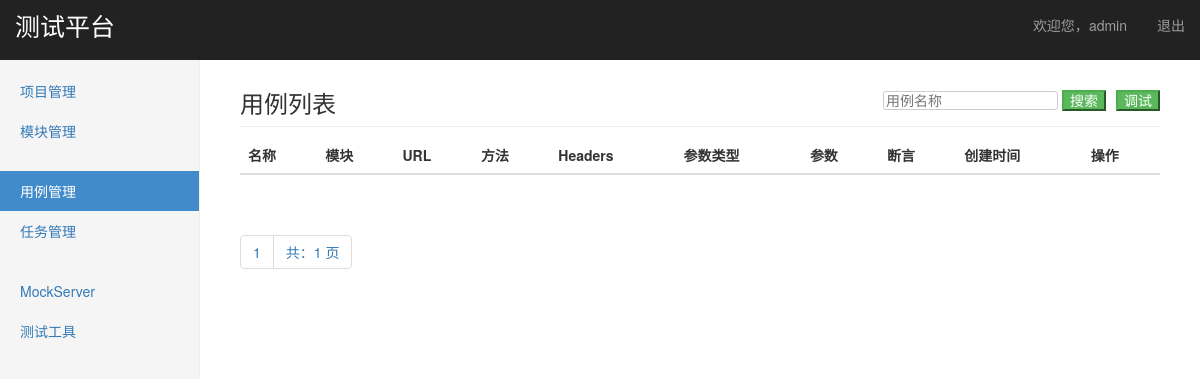
The page /interface/case_manage/ (signed in) on the database as committed earlier.
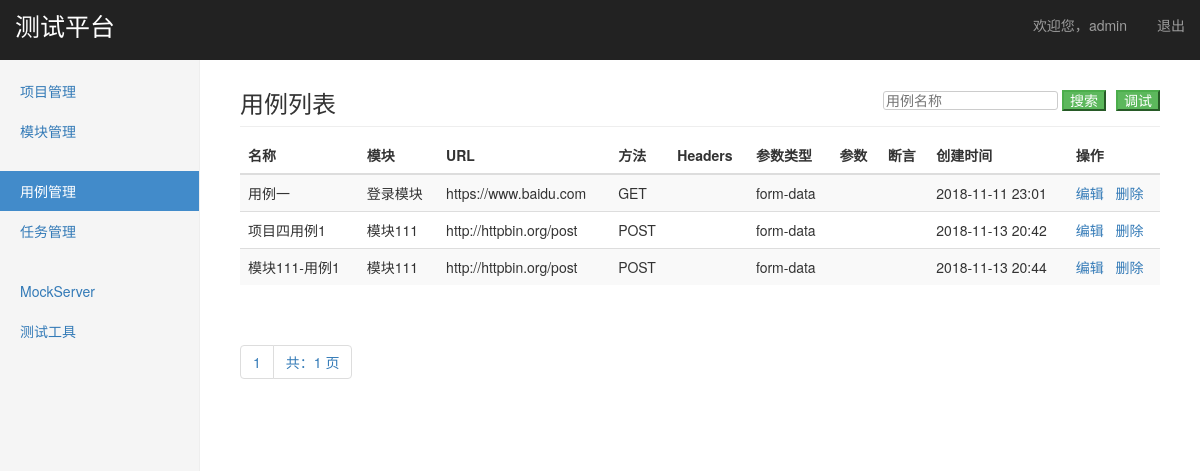
The same page on the database as committed later.
### interface_app/models.py (models this page shows, shortened)
class TestCase(models.Model):
    module = models.ForeignKey(Module, on_delete=models.CASCADE, verbose_name="模块")
    name = models.CharField("名称", max_length=100, default="", blank=False, null=False)
    url = models.TextField("URL", default="", blank=False, null=False)
    request_method = models.CharField("方法", max_length=10, default="GET", blank=False, null=False)
    request_headers = models.TextField("Headers", default="", blank=True, null=True)
    request_params_type = models.CharField("参数类型", max_length=10, default="form-data", blank=False, null=False)
    request_params = models.TextField("参数", default="", blank=True, null=True)
    response_assert = models.TextField("断言", default="", blank=True, null=True)
    create_time = models.DateTimeField("创建时间", auto_now_add=True)

### project_app/models.py (models this page shows)
class Module(models.Model):
    project = models.ForeignKey(Project, on_delete=models.CASCADE, verbose_name="项目")
    name = models.CharField("名称", max_length=100, default="", blank=False, null=False)
    description = models.TextField("描述", default="", blank=True, null=True)
    create_time = models.DateTimeField("创建时间", auto_now_add=True)
    def __str__(self):
        return self.name

### interface_app/case_views.py (the view)
# urls.py: path("case_manage/", case_views.case_manage),
@login_required
def case_manage(request):
    if request.method == "GET":
        case_all = TestCase.objects.all()
        paginator = Paginator(case_all, 3)
        page = request.GET.get("page")
        try:
            cases = paginator.page(page)
        except PageNotAnInteger:
            cases = paginator.page(1)
        except EmptyPage:
            cases = paginator.page(paginator.num_pages)
        return render(request, "case_manage.html", {
            "cases": cases,
            "type": "list"
        })
    else:
        return HttpResponse("404")

### templates/case_manage.html (shortened to what this page needs)
{% extends "base.html" %}
{% block content %}
    {% if type == "list" %}
        <div class="col-sm-9 col-sm-offset-3 col-md-10 col-md-offset-2 main">
            <h3 class="sub-header">用例列表
                <div style="overflow: hidden; float:right; font-size: 14px">
                    <form style="float: left; margin-right: 10px;" action="/interface/search_case/" method="get">
                        <input style="color: #999;border-radius:3px;border: 1px solid #ccc" type="text" name="keyword" placeholder="用例名称" />
                        <input type="submit" class="btn-success" value="搜索" />
                    </form>
                    <button style="float: right" class="btn-success" onclick="window.location.href='/interface/debug_case/'">调试</button>
                </div>
            </h3>
            <div class="table-responsive">
                <table class="table table-striped">
                    <thead>
                        <tr>
                            <th>名称</th>
                            <th>模块</th>
                            <th>URL</th>
                            <th>方法</th>
                            <th>Headers</th>
                            <th>参数类型</th>
                            <th>参数</th>
                            <th>断言</th>
                            <th>创建时间</th>
                            <th>操作</th>
                        </tr>
                    </thead>
                    <tbody>
                        {% for case in cases %}
                        <tr>
                            <td>{{ case.name }}</td>
                            <td>{{ case.module }}</td>
                            <td>{{ case.url }}</td>
                            <td>{{ case.request_method }}</td>
                            <td>
                            </td>
                            <td>{{ case.request_params_type }}</td>
                            <td>
                            </td>
                            <td>{{ case.response_assert }}</td>
                            <td>{{ case.create_time | date:"Y-m-d H:i"  }}</td>
                            <td>
                                <a href="/manage/edit_case/{{ case.id }}/">编辑</a>&nbsp;&nbsp;
                                <a href="javascript:void(0)" onclick='deleteCase("{{ case.name }}", "{{ case.id }}")'>删除</a>
                            </td>
                        </tr>
                        {% endfor %}
                    </tbody>
                </table>
            </div>
            <div class="pagination">
                <span class="step-links">
                    <ul class="pagination">
                        <li><a href="#">{{ cases.number }}</a></li>
                        <li><a href="#">共：{{ cases.paginator.num_pages }} 页</a></li>
                    </ul>
                </span>
            </div>
        </div>
    {% endif %}
{% endblock %}
{% block extra-JS %}
    {% load static %}
{% endblock  %}

### templates/base.html (shortened to what this page needs)
<!DOCTYPE html>
<html lang="zh-CN">
    <head>
        {% load static %}
        <link href="{% static 'css/jquery-ui.css' %}" rel="stylesheet">
        <link href="{% static 'css/bootstrap.min.css' %}" rel="stylesheet">
        <link href="{% static 'css/dashboard.css' %}" rel="stylesheet">
        <link href="{% static 'css/ie10-viewport-bug-workaround.css' %}" rel="stylesheet">
    </head>
    <body>
        <nav class="navbar navbar-inverse navbar-fixed-top" style="z-index: 60;">
            <div class="container-fluid">
                <div class="navbar-header">
                    <p class="navbar-brand" style="font-size: 25px">测试平台</p>
                </div>
                <div id="navbar" class="navbar-collapse collapse">
                    <ul class="nav navbar-nav navbar-right">
                        <li><a href="javascript:void(0)"> 欢迎您，{{ user }}</a></li>
                        <li><a href="/logout/">退出</a></li>
                    </ul>
                </div>
            </div>
        </nav>
        <div class="container-fluid">
            <div class="row">
                <div class="col-sm-3 col-md-2 sidebar" style="z-index: 50;">
                    <ul class="nav nav-sidebar">
                        <li id="project"><a href="/manage/project_manage/">项目管理</a></li>
                        <li id="module"><a href="/manage/module_manage/">模块管理</a></li>
                    </ul>
                    <ul class="nav nav-sidebar">
                        <li id="case"><a href="/interface/case_manage">用例管理</a></li>
                        <li id="task"><a href="/interface/task_manage">任务管理</a></li>
                    </ul>
                    <ul class="nav nav-sidebar">
                        <li id="MockServer"><a href="">MockServer</a></li>
                        <li id="tool"><a href="">测试工具</a></li>
                    </ul>
                </div>
                {% block content %}
                {% endblock %}
            </div>
        </div>
    </body>
</html>

### static/css/dashboard.css (style rules this page uses)
body { padding-top: 50px; }
.sub-header { padding-bottom: 10px; border-bottom: 1px solid #eee; }
.navbar-fixed-top { border: 0; }
.sidebar { display: none; }
@media (min-width: 768px) { .sidebar { position: fixed; top: 51px; bottom: 0; left: 0; z-index: 1000; display: block; padding: 20px; overflow-x: hidden; overflow-y: auto; background-color: #f5f5f5; border-right: 1px solid #eee; } }
.nav-sidebar { margin-right: -21px; margin-bottom: 20px; margin-left: -20px; }
.nav-sidebar > li > a { padding-right: 20px; padding-left: 20px; }
.nav-sidebar > .active > a, .nav-sidebar > .active > a:hover, .nav-sidebar > .active > a:focus { color: #fff; background-color: #428bca; }
.main { padding: 20px; }
@media (min-width: 768px) { .main { padding-right: 40px; padding-left: 40px; } }

Rows that differ between the two databases and show on the page:
added TestCase: name "用例一", module "登录模块", url "https://www.baidu.com", request_method "GET", request_params_type "form-data", create_time "2018-11-11 23:01"
added TestCase: name "项目四用例1", module "模块111", url "http://httpbin.org/post", request_method "POST", request_params_type "form-data", create_time "2018-11-13 20:42"
added TestCase: name "模块111-用例1", module "模块111", url "http://httpbin.org/post", request_method "POST", request_params_type "form-data", create_time "2018-11-13 20:44"
